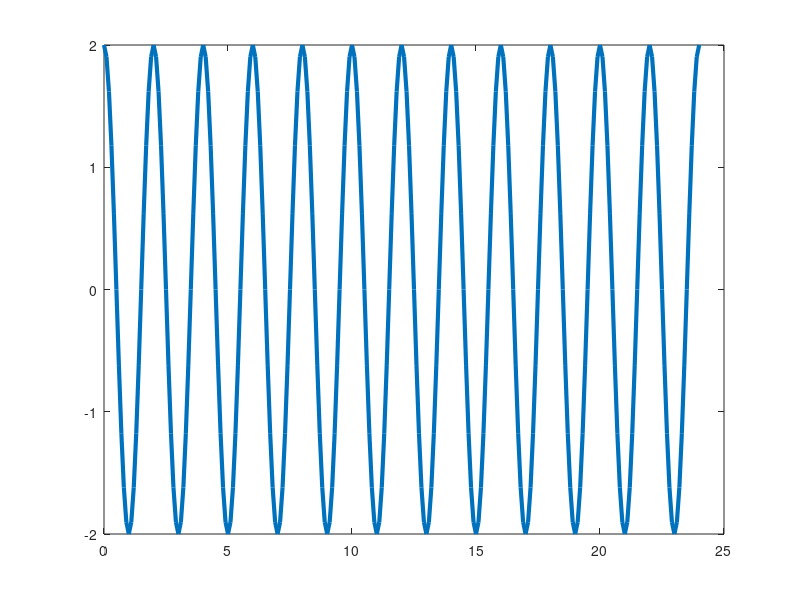

Reproduce this figure in MATLAB.
close all
clear all
clc

A = 2;
x = 0:0.1:24;

for lambda = 2:0.1:6
    y = A.*cos(2*pi*x/lambda);
    plot(x,y,'linewidth',3);
    pause(0.1)
end
for lambda = 6:-0.1:2
    y = A.*cos(2*pi*x/lambda');
    plot(x,y,'linewidth',3);
    pause(0.1)
end